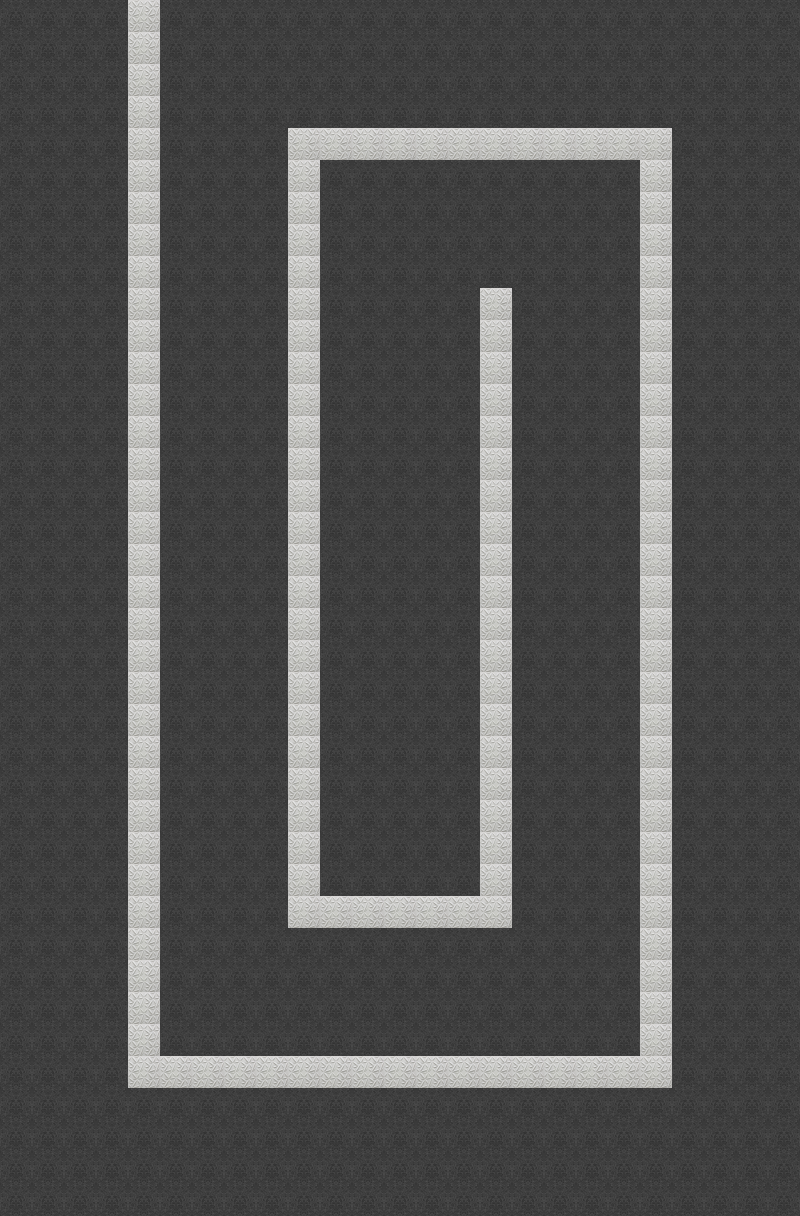

A level layout from a 2D game, rendered from its tile map. Below: a short description, then the map file with tile-grid data replaced by summaries:
An orthogonal 25x38 tile map with 32x32 px tiles, 2 tile layers (Floor-Layer, Wall-Layer), 3 tilesets and 7 objects.

<map version="1.0" orientation="orthogonal" renderorder="right-down" width="25" height="38" tilewidth="32" tileheight="32" nextobjectid="74">
 <tileset firstgid="1" name="Floor-Lvl1" tilewidth="32" tileheight="32">
  <image source="tile1_32x32.png" width="32" height="32" />
 </tileset>
 <tileset firstgid="2" name="Wall-Lvl1" tilewidth="32" tileheight="32">
  <image source="wall_silver_32x32.png" width="32" height="32" />
  <tile id="0">
   <properties>
    <property name="blocked" value="1" />
   </properties>
  </tile>
 </tileset>
 <tileset firstgid="3" name="blankTile" tilewidth="32" tileheight="32">
  <image source="blankTile.png" trans="ff00ff" width="32" height="32" />
 </tileset>
 <layer name="Floor-Layer" width="25" height="38">
  <data>[950 cells, 950 non-empty, 1 distinct tile ids]</data>
 </layer>
 <layer name="Wall-Layer" width="25" height="38">
  <data>[950 cells, 950 non-empty, 2 distinct tile ids]</data>
 </layer>
 <objectgroup name="Collision">
  <object id="67" x="128" y="0" width="32" height="1088" />
  <object id="68" x="160" y="1056" width="512" height="32" />
  <object id="69" x="640" y="128" width="32" height="928" />
  <object id="70" x="288" y="128" width="352" height="32" />
  <object id="71" x="288" y="160" width="32" height="768" />
  <object id="72" x="320" y="896" width="192" height="32" />
  <object id="73" x="480" y="288" width="32" height="608" />
 </objectgroup>
</map>
